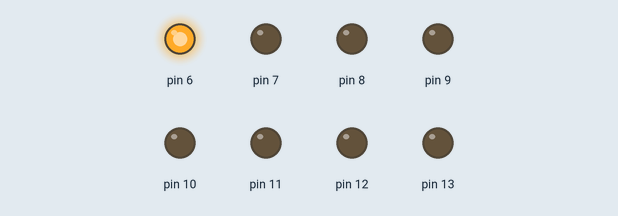
Simulated run of this sketch. Board: Arduino Uno, built with avr-gcc and run on an emulated ATmega328P. Parts: output pins drawn as LEDs (lit = HIGH).

Above: at 0.5 s.
At 2.5 s:
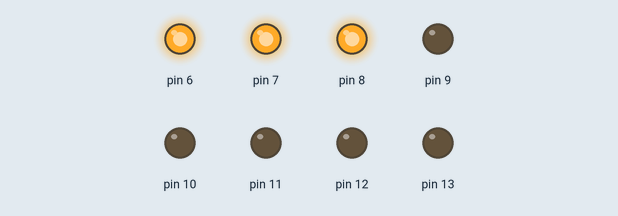
At 4.5 s:
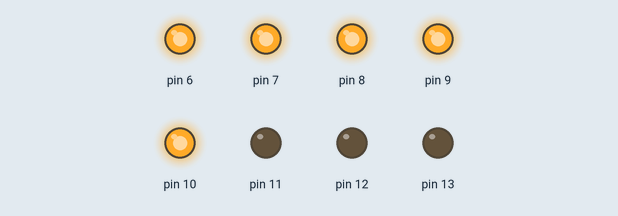
At 9.5 s:
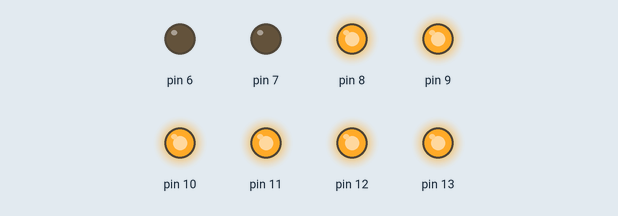
At 14.5 s:
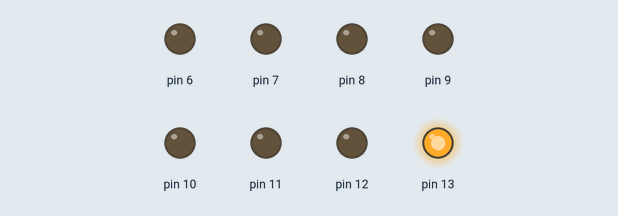
At 19.5 s:
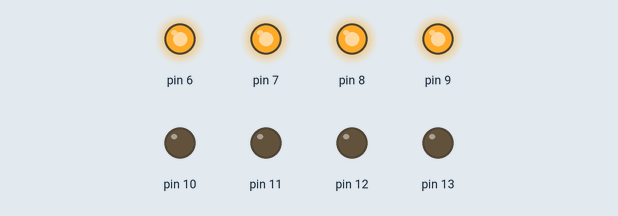
Timing chart, 0 to 20.8 s (numbered marks = the images above):
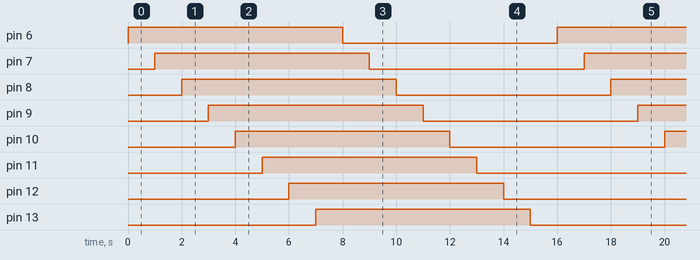

Measured:
- by itself, pin 6–13: alternates HIGH for 8.0 s and LOW for 8.0 s
- by itself, everything shown: repeats every 16.0 s, in 16 steps

The sketch:

8_light_bulbs.ino
```cpp
#define FOR(i,a,b) for (int i = (a); i < (b); ++i)
#define F0R(i,a) FOR(i,0,a)
#define dW digitalWrite

void setup() {
  // put your setup code here, to run once:
  FOR(i,6,14) { pinMode(i,OUTPUT); dW(i,0);}
}

void loop() {
  // put your main code here, to run repeatedly:
  // Description: Chương trình bật/tắt đèn tuần tự
  // Bật tắt tuần tự 8 đèn từ 6 đến 13
  // gọi s là trạng thái
  F0R(s,2) FOR(i,6,14) {
    dW(i,1-s);
    delay(1E3);
  }
}
```
